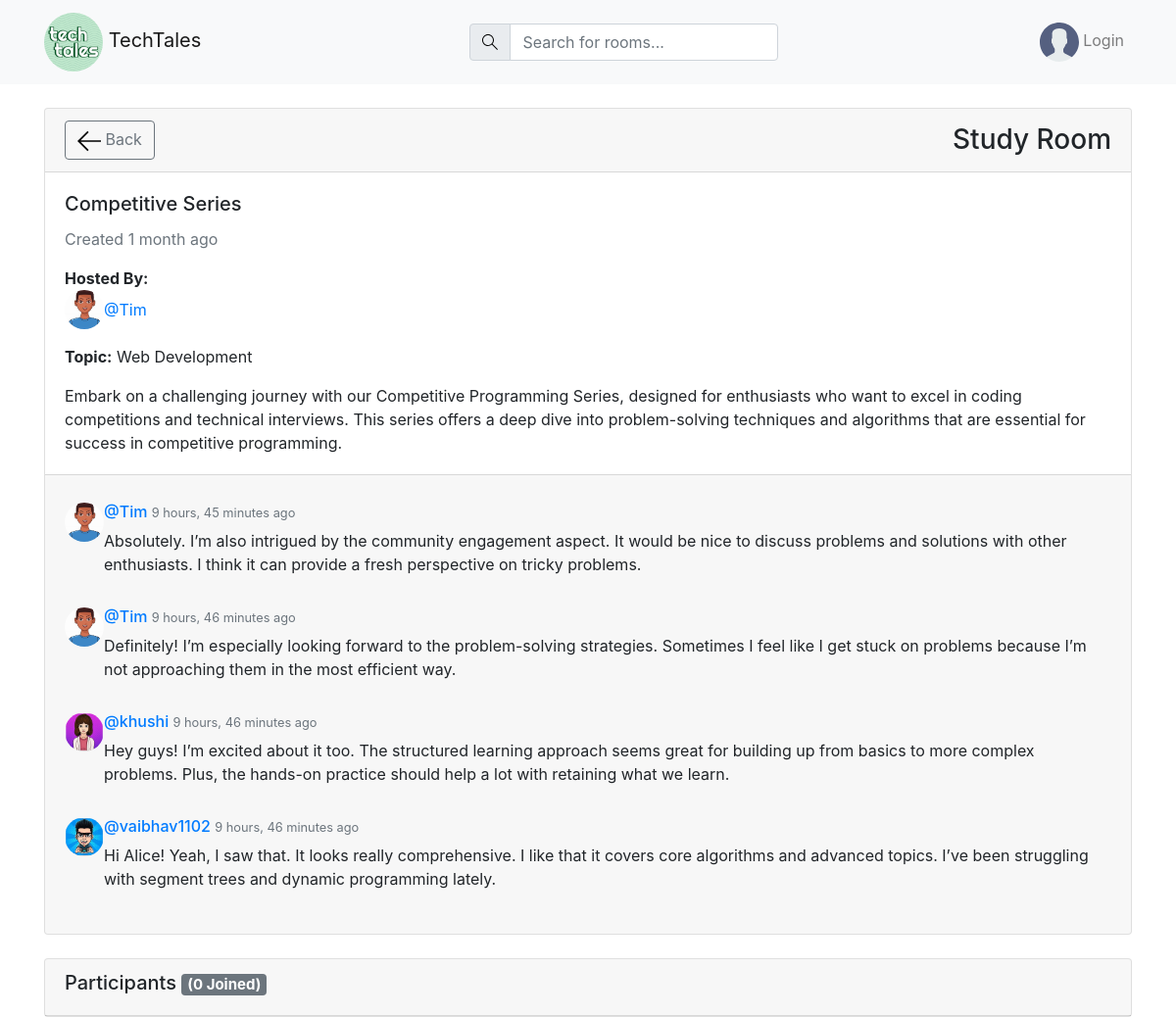
The page /room/4/ on the database its author committed.
### base/models.py (models this page shows, shortened)
class Room(models.Model):
    host=models.ForeignKey(User,on_delete=models.SET_NULL,null=True)
    topic=models.ForeignKey(Topic,on_delete=models.SET_NULL,null=True)
    name=models.CharField(max_length=200)
    desc=models.TextField(null=True,blank=True)
    participants=models.ManyToManyField(User,related_name='participants',blank=True)
    modified=models.DateTimeField(auto_now=True)
    created=models.DateTimeField(auto_now_add=True)
    class Meta:
        ordering=['-modified','-created']

class Bio(models.Model):
    user=models.OneToOneField(User,on_delete=models.CASCADE,null=True)
    avatar=models.ImageField(null=True,default='avatar.svg',blank=True)
    bio=models.TextField(null=True,blank=True)

class Topic(models.Model):
    name=models.CharField(max_length=200)

class Message(models.Model):
    user=models.ForeignKey(User,on_delete=models.CASCADE)
    room=models.ForeignKey(Room,on_delete=models.CASCADE)
    body=models.TextField()
    modified=models.DateTimeField(auto_now=True)
    created=models.DateTimeField(auto_now_add=True)
    class Meta:
        ordering=['-modified','-created']

### base/views.py (the view, shortened to what this page needs)
# urls.py: path('room/<str:pk>/',views.room,name='room'),
def room(request,pk):
    reqroom=None
    reqroom=Room.objects.get(id=int(pk))
    room_messages=reqroom.message_set.all()
    participants=reqroom.participants.all()
    context={
        'room':reqroom,
        'room_messages':room_messages,
        'participants':participants,
    }
    return render(request,'base/room.html',context)

### base/templates/base/room.html (shortened to what this page needs)
{% extends 'main.html' %}
{% block content %}
<main class="profile-page layout layout--2">
    <div class="container mt-4">
        <div class="card mb-4">
            <div class="card-header d-flex justify-content-between align-items-center">
                <a href="{% url 'home' %}" class="btn btn-outline-secondary">
                    <svg
                        version="1.1"
                        xmlns="http://www.w3.org/2000/svg"
                        width="24"
                        height="24"
                        viewBox="0 0 32 32"
                    >
                        <title>arrow-left</title>
                        <path
                            d="M13.723 2.286l-13.723 13.714 13.719 13.714 1.616-1.611-10.96-10.96h27.625v-2.286h-27.625l10.965-10.965-1.616-1.607z"
                        ></path>
                    </svg>
                    Back
                </a>
                <h3 class="mb-0">Study Room</h3>
            </div>
            <div class="card-body">
                <h5 class="card-title">{{room.name}}</h5>
                <p class="card-text text-muted">Created {{room.created|timesince}} ago</p>
                <p class="card-text">
                    <strong>Hosted By:</strong>
                    <a href="{% url 'profile' room.host.id %}" class="d-flex align-items-center">
                        <img src="{{ room.host.bio.avatar.url }}" alt="" class="img-fluid rounded-circle" style="width: 40px; height: 40px; object-fit: cover;">
                        <span>@{{room.host.username}}</span>
                    </a>
                </p>
                <p class="card-text">
                    <strong>Topic:</strong> {{room.topic.name}}
                </p>
                <p class="card-text">{{room.desc}}</p>
            </div>
            <div class="card-footer">
                <div class="scroll">
                    {% for message in room_messages %}
                    <div class="media mb-3">
                        <img src="{{ message.user.bio.avatar.url }}" alt="" class="img-fluid rounded-circle" style="width: 40px; height: 40px; object-fit: cover;">
                        <div class="media-body">
                            <h6 class="mt-0">
                                <a href="{% url 'profile' message.user.id %}">@{{message.user.username}}</a>
                                <small class="text-muted">{{message.created|timesince}} ago</small>
                            </h6>
                            <p>{{message.body}}</p>
                        </div>
                    </div>
                    {% endfor %}
                </div>
            </div>
        </div>
        <div class="card">
            <div class="card-header">
                <h5>Participants <span class="badge badge-secondary">({{participants.count}} Joined)</span></h5>
            </div>
        </div>
    </div>
</main>
{% endblock %}

### rows shown on the page
Room: name "Competitive Series", created "1 month", host.bio.avatar (picture), host.username "Tim", topic.name "Web Development", desc "Embark on a challenging journey with our Competitive Programming Series, designed for enthusiasts who want to excel in coding competitions and technical interviews. This series offers a deep dive into problem-solving techniques and algorithms that are essential for success in competitive programming."
Message: user.bio.avatar (picture), user.username "Tim", created "9 hours, 45 minutes", body "Absolutely. I’m also intrigued by the community engagement aspect. It would be nice to discuss problems and solutions with other enthusiasts. I think it can provide a fresh perspective on tricky problems."
Message: user.bio.avatar (picture), user.username "Tim", created "9 hours, 46 minutes", body "Definitely! I’m especially looking forward to the problem-solving strategies. Sometimes I feel like I get stuck on problems because I’m not approaching them in the most efficient way."
Message: user.bio.avatar (picture), user.username "khushi", created "9 hours, 46 minutes", body "Hey guys! I’m excited about it too. The structured learning approach seems great for building up from basics to more complex problems. Plus, the hands-on practice should help a lot with retaining what we learn."
Message: user.bio.avatar (picture), user.username "vaibhav1102", created "9 hours, 46 minutes", body "Hi Alice! Yeah, I saw that. It looks really comprehensive. I like that it covers core algorithms and advanced topics. I’ve been struggling with segment trees and dynamic programming lately."

### other values the page prints
{{ participants.count }} "0"
